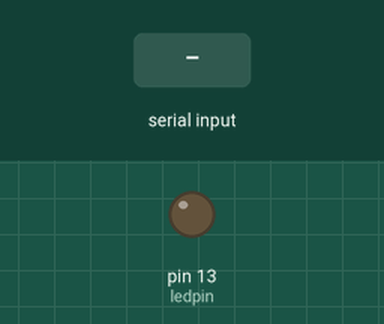
Recording of a sketch running on a simulated Arduino Mega 2560, built with avr-gcc and run on an emulated ATmega2560. Parts: output pins drawn as LEDs (lit = HIGH). Inputs (shaded band) come from the test bench.

Above: at 1.2 s.
1.3 s: "H" received over the second serial link
At 1.9 s:
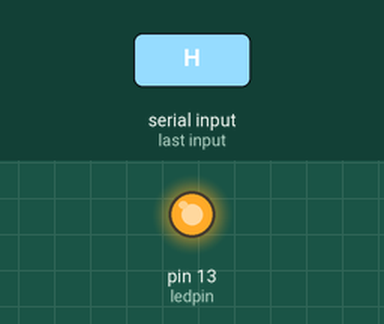
2.8 s: "1" received over the second serial link
At 3.1 s:
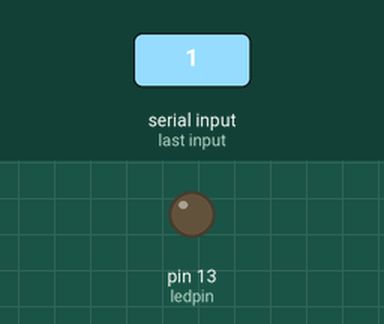
Timing chart, 0 to 5.8 s (numbered marks = the images above; inputs shaded):
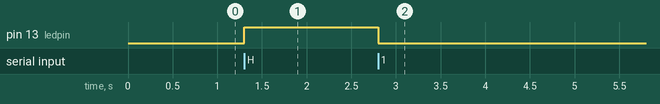

Measured:
- after the input at 1.3 s, pin 13 (ledpin): LOW → HIGH at once
- after the input at 2.8 s, pin 13 (ledpin): HIGH → LOW at once

The sketch:

AKALIN_BLUETOOTH.ino
```cpp
//https://diytechdotnet.wordpress.com/2015/01/29/error-pada-bluetooth-hc-05/
#include <SoftwareSerial.h>
char val;
int ledpin = 13;
SoftwareSerial Serial1(2, 3);

void setup() {
pinMode(ledpin, OUTPUT);
Serial1.begin(9600);
}

void loop()

{
if( Serial1.available() )
{
//digitalWrite(ledpin, HIGH);
val = Serial1.read();
}
if (val == 'H')
{
digitalWrite(ledpin, HIGH);
}
else

{
digitalWrite(ledpin, LOW);
}
delay(100);
}
```
